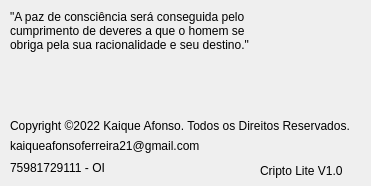
<?xml version="1.0" encoding="UTF-8"?>
<ui version="4.0">
 <class>Dialog</class>
 <widget class="QDialog" name="Dialog">
  <property name="geometry">
   <rect>
    <x>0</x>
    <y>0</y>
    <width>371</width>
    <height>186</height>
   </rect>
  </property>
  <property name="minimumSize">
   <size>
    <width>371</width>
    <height>186</height>
   </size>
  </property>
  <property name="maximumSize">
   <size>
    <width>371</width>
    <height>186</height>
   </size>
  </property>
  <property name="windowTitle">
   <string>Dialog</string>
  </property>
  <widget class="QLabel" name="label">
   <property name="geometry">
    <rect>
     <x>260</x>
     <y>10</y>
     <width>101</width>
     <height>91</height>
    </rect>
   </property>
   <property name="text">
    <string/>
   </property>
   <property name="pixmap">
    <pixmap>../images/QR_CODE.png</pixmap>
   </property>
   <property name="scaledContents">
    <bool>true</bool>
   </property>
  </widget>
  <widget class="QLabel" name="label_2">
   <property name="geometry">
    <rect>
     <x>10</x>
     <y>110</y>
     <width>341</width>
     <height>31</height>
    </rect>
   </property>
   <property name="text">
    <string>Copyright ©2022 Kaique Afonso. Todos os Direitos Reservados.</string>
   </property>
  </widget>
  <widget class="QLabel" name="label_3">
   <property name="geometry">
    <rect>
     <x>10</x>
     <y>130</y>
     <width>191</width>
     <height>31</height>
    </rect>
   </property>
   <property name="text">
    <string>kaiqueafonsoferreira21@gmail.com</string>
   </property>
  </widget>
  <widget class="QLabel" name="label_4">
   <property name="geometry">
    <rect>
     <x>10</x>
     <y>160</y>
     <width>101</width>
     <height>16</height>
    </rect>
   </property>
   <property name="text">
    <string>75981729111 - OI</string>
   </property>
  </widget>
  <widget class="QLabel" name="label_5">
   <property name="geometry">
    <rect>
     <x>10</x>
     <y>10</y>
     <width>241</width>
     <height>51</height>
    </rect>
   </property>
   <property name="text">
    <string>&quot;A paz de consciência será conseguida pelo
cumprimento de deveres a que o homem se
obriga pela sua racionalidade e seu destino.&quot;</string>
   </property>
   <property name="alignment">
    <set>Qt::AlignLeading|Qt::AlignLeft|Qt::AlignTop</set>
   </property>
  </widget>
  <widget class="QLabel" name="label_6">
   <property name="geometry">
    <rect>
     <x>260</x>
     <y>160</y>
     <width>91</width>
     <height>21</height>
    </rect>
   </property>
   <property name="text">
    <string>Cripto Lite V1.0</string>
   </property>
  </widget>
 </widget>
 <resources/>
 <connections/>
</ui>
